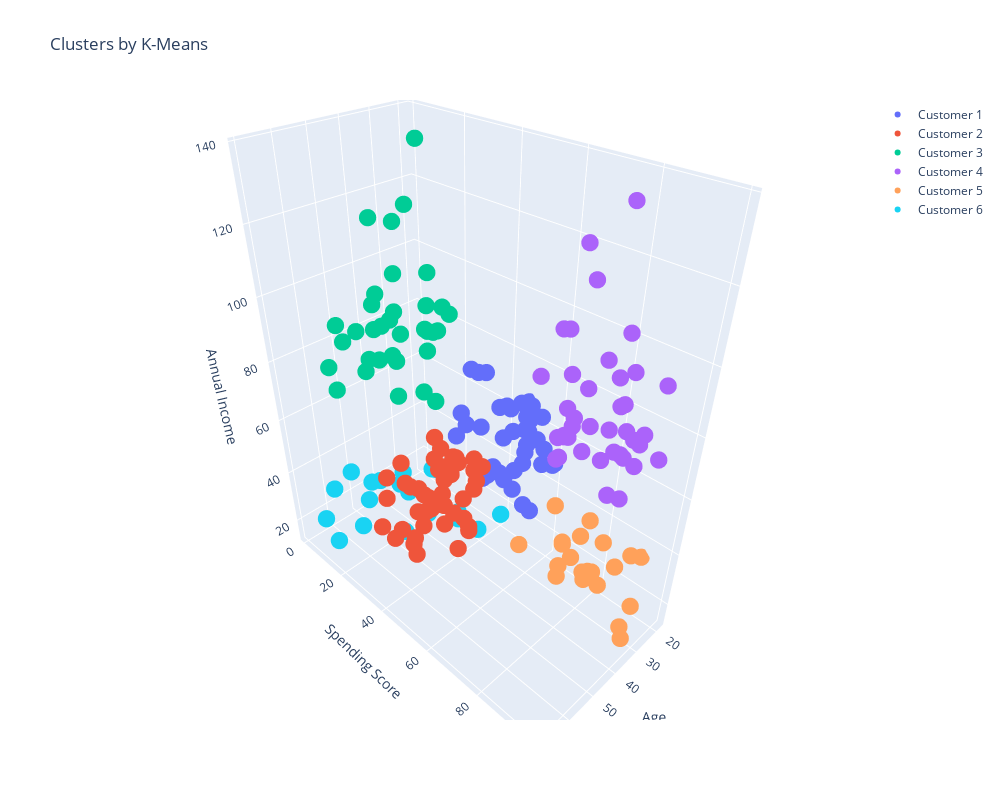

Source (notebook cell):
### Markdown cell above
Nhận xét: 
- Khi đặt K=6 thì biểu đồ không khác gì mấy so với K=5, thay đổi ở đây là cụm ở giữa dày đặc và phân bố nhiều nhất được tách ra thành 2 cụm

### Code cell
import plotly as py
import plotly.graph_objs as go

def plot_cluster(cluster, n, name):
    return go.Scatter3d(
        x = cluster[cluster['Cluster']==n]['Age'],
        y = cluster[cluster['Cluster']==n]['Spending Score (1-100)'],
        z = cluster[cluster['Cluster']==n]['Annual Income (k$)'],
        mode = 'markers',
        name = name,
        marker = dict(size = k_clusters)
    )

data = []
for i in range(0,k_clusters):
    cluster_name = 'Customer ' + str(i + 1)
    cluster = plot_cluster(kmean_clusters, i, cluster_name)
    data.append(cluster)

layout = go.Layout(
    title = 'Clusters by K-Means',
    height=800,
    width = 1000,
    scene = dict(
        xaxis = dict(title = 'Age'),
        yaxis = dict(title = 'Spending Score'),
        zaxis = dict(title = 'Annual Income')
        )
)

fig = go.Figure(data=data, layout=layout)
py.offline.iplot(fig)

### Figure 1 — Plotly figure (JSON) as saved in the notebook; plotly's stock layout.template omitted (floating-point values rounded to 4 significant figures)
{"data": [{"marker": {"size": 6}, "mode": "markers", "name": "Customer 1", "type": "scatter3d", "x": [31, 27, 29, 31, 33, 31, 27, 19, 18, 19, 32, 26, 40, 23, 38, 21, 22, 34, 18, 40, 32, 24, 27, 20, 23, 26, 21, 19, 38, 19, 18, 19, 27, 38, 40, 23, 25, 28], "y": [61, 47, 42, 42, 60, 54, 51, 55, 59, 59, 47, 54, 48, 52, 55, 57, 55, 60, 41, 40, 42, 52, 50, 49, 41, 55, 42, 54, 42, 46, 48, 50, 56, 40, 58, 29, 34, 40], "z": [39, 40, 40, 40, 42, 43, 46, 46, 48, 48, 48, 54, 54, 54, 54, 54, 57, 58, 59, 60, 60, 60, 60, 61, 62, 62, 62, 63, 64, 64, 65, 65, 67, 67, 69, 70, 72, 76]}, {"marker": {"size": 6}, "mode": "markers", "name": "Customer 2", "type": "scatter3d", "x": [65, 48, 50, 49, 59, 50, 47, 51, 69, 53, 70, 67, 54, 63, 43, 68, 70, 47, 60, 60, 59, 45, 49, 57, 67, 46, 48, 55, 50, 68, 48, 47, 48, 49, 67, 49, 66, 54, 68, 66, 65, 63, 49, 51, 50], "y": [35, 36, 55, 52, 60, 45, 41, 50, 46, 46, 56, 52, 59, 51, 50, 48, 55, 42, 49, 56, 47, 53, 42, 51, 41, 44, 46, 58, 46, 55, 49, 47, 42, 48, 59, 56, 50, 46, 43, 48, 52, 43, 59, 43, 57], "z": [38, 39, 40, 42, 43, 43, 43, 44, 44, 46, 46, 47, 47, 48, 48, 48, 49, 49, 50, 50, 54, 54, 54, 54, 54, 54, 54, 57, 58, 59, 60, 60, 61, 62, 62, 62, 63, 63, 63, 63, 63, 65, 65, 67, 67]}, {"marker": {"size": 6}, "mode": "markers", "name": "Customer 3", "type": "scatter3d", "x": [43, 59, 47, 20, 44, 19, 57, 25, 48, 34, 43, 44, 47, 37, 34, 56, 19, 50, 42, 36, 40, 36, 52, 58, 59, 37, 46, 41, 54, 41, 34, 33, 47, 45, 32], "y": [35, 11, 9, 5, 7, 10, 5, 12, 36, 22, 17, 20, 16, 1, 1, 35, 5, 26, 20, 27, 13, 10, 13, 15, 14, 32, 15, 39, 24, 17, 23, 8, 16, 28, 18], "z": [71, 71, 71, 73, 73, 74, 75, 77, 77, 78, 78, 78, 78, 78, 78, 79, 81, 85, 86, 87, 87, 87, 88, 88, 93, 97, 98, 99, 101, 103, 103, 113, 120, 126, 137]}, {"marker": {"size": 6}, "mode": "markers", "name": "Customer 4", "type": "scatter3d", "x": [39, 31, 40, 38, 39, 31, 29, 32, 35, 32, 32, 28, 32, 34, 39, 38, 27, 30, 30, 29, 31, 36, 33, 32, 28, 36, 30, 27, 35, 32, 29, 30, 28, 36, 32, 38, 35, 32, 30], "y": [91, 77, 95, 75, 75, 71, 88, 73, 72, 93, 87, 97, 74, 90, 88, 76, 89, 78, 73, 83, 93, 75, 95, 63, 75, 92, 86, 69, 90, 86, 88, 97, 68, 85, 69, 91, 79, 74, 83], "z": [69, 70, 71, 71, 71, 72, 73, 73, 74, 75, 76, 77, 77, 78, 78, 78, 78, 78, 78, 79, 81, 85, 86, 87, 87, 87, 88, 88, 93, 97, 98, 99, 101, 103, 103, 113, 120, 126, 137]}, {"marker": {"size": 6}, "mode": "markers", "name": "Customer 5", "type": "scatter3d", "x": [21, 23, 22, 23, 30, 35, 24, 22, 20, 35, 25, 31, 29, 35, 23, 21, 18, 21, 30, 20, 24, 24], "y": [81, 77, 76, 94, 72, 99, 77, 79, 66, 98, 73, 73, 82, 61, 87, 73, 92, 81, 73, 75, 92, 65], "z": [15, 16, 17, 18, 19, 19, 20, 20, 21, 23, 24, 25, 28, 28, 29, 30, 33, 33, 34, 37, 38, 39]}, {"marker": {"size": 6}, "mode": "markers", "name": "Customer 6", "type": "scatter3d", "x": [19, 20, 31, 35, 64, 67, 58, 37, 35, 52, 35, 46, 54, 45, 40, 60, 53, 49, 42, 36, 49], "y": [39, 6, 40, 6, 3, 14, 15, 13, 35, 29, 35, 5, 14, 32, 31, 4, 4, 14, 17, 26, 28], "z": [15, 16, 17, 18, 19, 19, 20, 20, 21, 23, 24, 25, 28, 28, 29, 30, 33, 33, 34, 37, 39]}], "layout": {"height": 800, "scene": {"xaxis": {"title": {"text": "Age"}}, "yaxis": {"title": {"text": "Spending Score"}}, "zaxis": {"title": {"text": "Annual Income"}}}, "title": {"text": "Clusters by K-Means"}, "width": 1000}}
